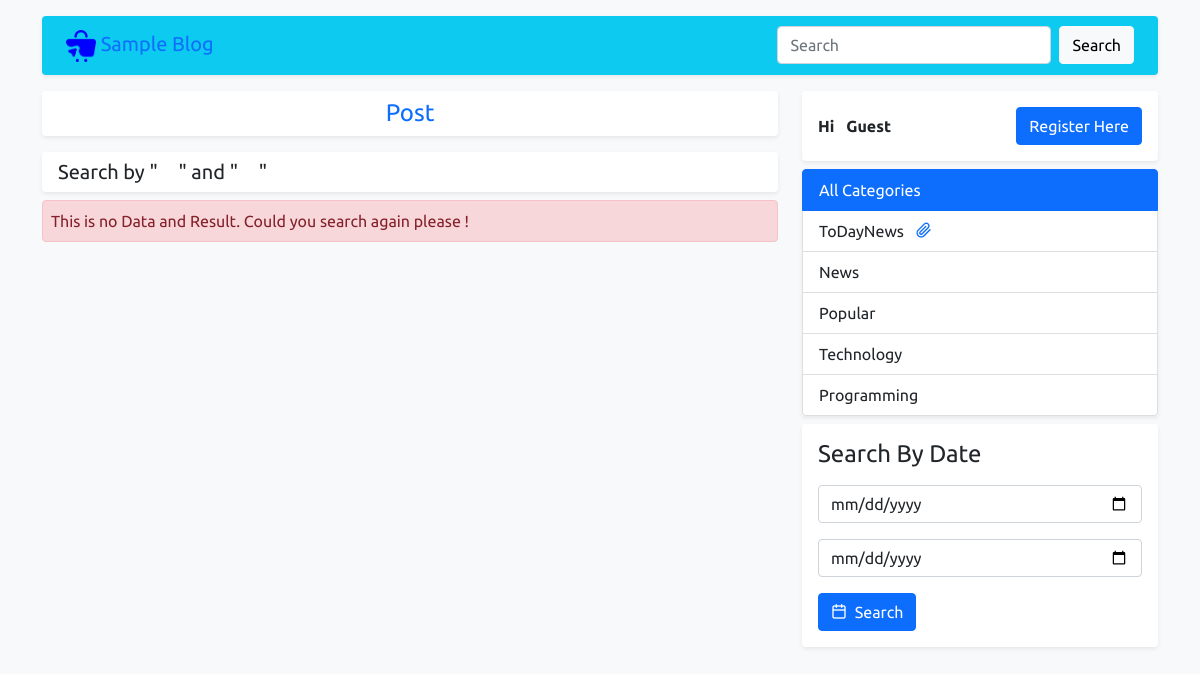
Screenshot of /search_by_date.php with the database file from the repository.
### tables this page shows
CREATE TABLE `categories` (
  `id` int(11) NOT NULL,
  `title` varchar(255) NOT NULL,
  `user_id` int(11) NOT NULL,
  `ordering` int(11) DEFAULT NULL,
  `created_at` timestamp NOT NULL DEFAULT current_timestamp()
);

### core/base.php (called while the page is built, shortened)
<?php
function conn(){
    return mysqli_connect("localhost", "root", "", "Blog");
}
$url = "http://$_SERVER[HTTP_HOST]/phpLearning/Sample_Blog";

### front_panel/side_right_category.php (the view, shortened to what this page needs)
<div class="col-12 col-xl-4 pb-5 side_right">
    <div class="categories_panel">
        <div class="mb-2">
            <div class="card border-0 shadow-sm post">
                <div class="card-body">
                    <?php if(isset($_SESSION['user']['id'])){ ?>
                        <div class="d-flex justify-content-between align-items-center">
                            <b class=""><span class="me-2 fw-bold">Hi</span> <?php echo $_SESSION['user']['name']; ?></b>
                            <a href="<?php echo $url; ?>/dashboard.php" class="btn btn-primary d-inline-block ">
                               Go Dashboard
                            </a>
                        </div>
                    <?php }else{ ?>
                        <div class="d-flex justify-content-between align-items-center">
                            <b class=""><span class="me-2 fw-bold">Hi</span>  Guest</b>
                            <a href="<?php echo $url; ?>/register.php" class="btn btn-primary d-inline-block">
                                Register Here
                            </a>
                        </div>
                    <?php } ?>
                </div>
            </div>
        </div>
        <div class="shadow-sm mb-2 post">
            <div class="">
                <div class="list-group">
                    <a href="<?php echo $url; ?>/index.php" class="list-group-item list-group-item-action <?php echo isset($_GET['category_id']) ? '' : 'active'; ?>">
                        All Categories
                    </a>
                    <?php foreach (fCategories() as $c){ ?>
                        <a href="categories_posts.php?category_id=<?php echo $c['id'] ?>" class="list-group-item list-group-item-action
                        <?php echo isset($_GET['category_id'])? ( $_GET['category_id'] == $c['id'] ? 'active':'' ):""; ?>
                        ">
                            <?php echo $c['title'];
                                if($c['ordering']==1){
                            ?>
                                <i class="feather-paperclip text-primary ms-2"></i>
                            <?php } ?>
                        </a>
                    <?php }?>
                </div>
            </div>
        </div>
        <div class="mb-3">
            <div class="card border-0 shadow-sm post">
                <div class="card-body">
                    <h4 class="mb-3">Search By Date</h4>
                    <form action="search_by_date.php" method="post">
                        <input type="date" class="form-control mb-3" name="start" required>
                        <input type="date" class="form-control mb-3" name="end" required>
                        <button class="btn btn-primary" name="searchBtn">
                            <i class="feather-calendar me-1"></i> Search
                        </button>
                    </form>
                </div>
            </div>
        </div>
    </div>
</div>

### assets/css/style.css (style rules this page uses)
* { font-family: 'Ubuntu', sans-serif; }
:root { --bg-soft: #f3f3f3; --light: #ffffff; }
html { scroll-behavior: smooth; }
.categories_panel { position: sticky; top: 15px; }
.post { transition: 0.5s; }

### rows the page displays
categories: title "ToDayNews", ordering 1 (drawn)
categories: title "News"
categories: title "Popular"
categories: title "Technology"
categories: title "Programming"

### other values shown
$data "This is no Data and Result. Could you search again please !"
